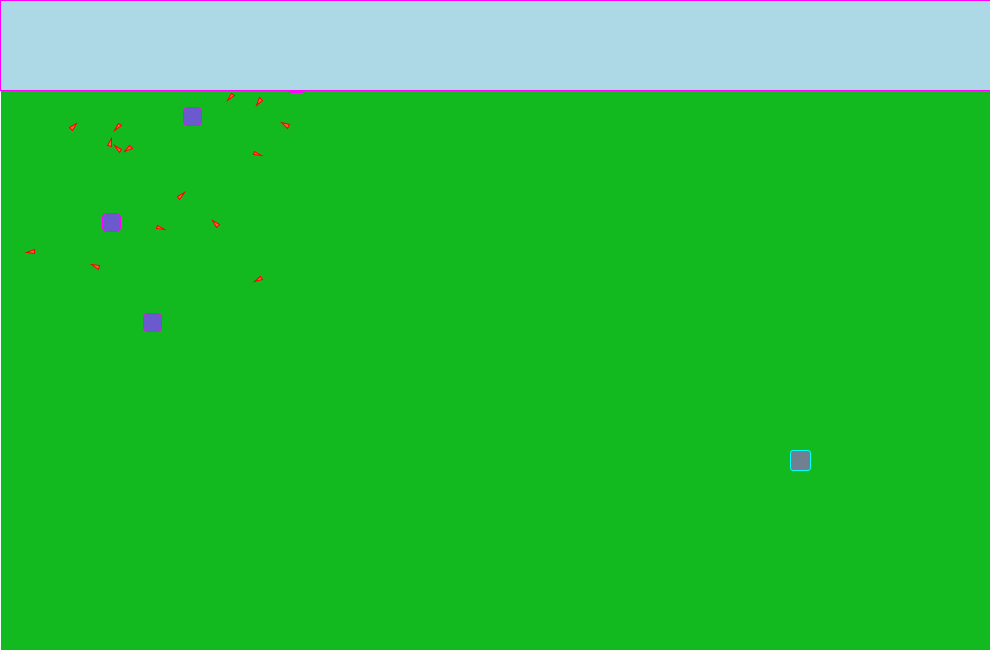
Frame 1 (no input)
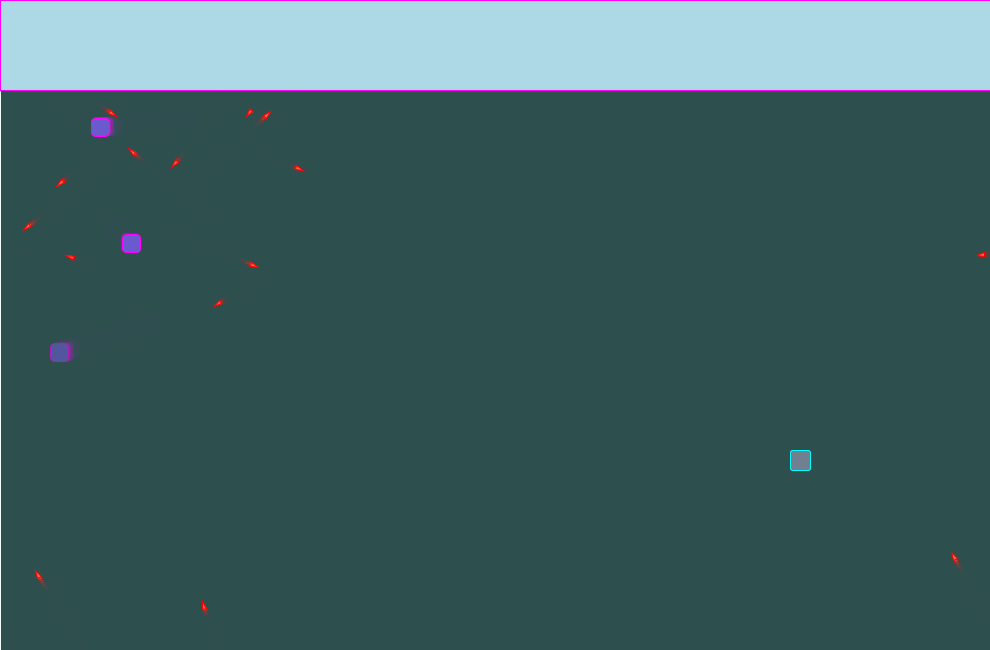
Frame 60 (the mouse pressed at the canvas centre just before this capture)
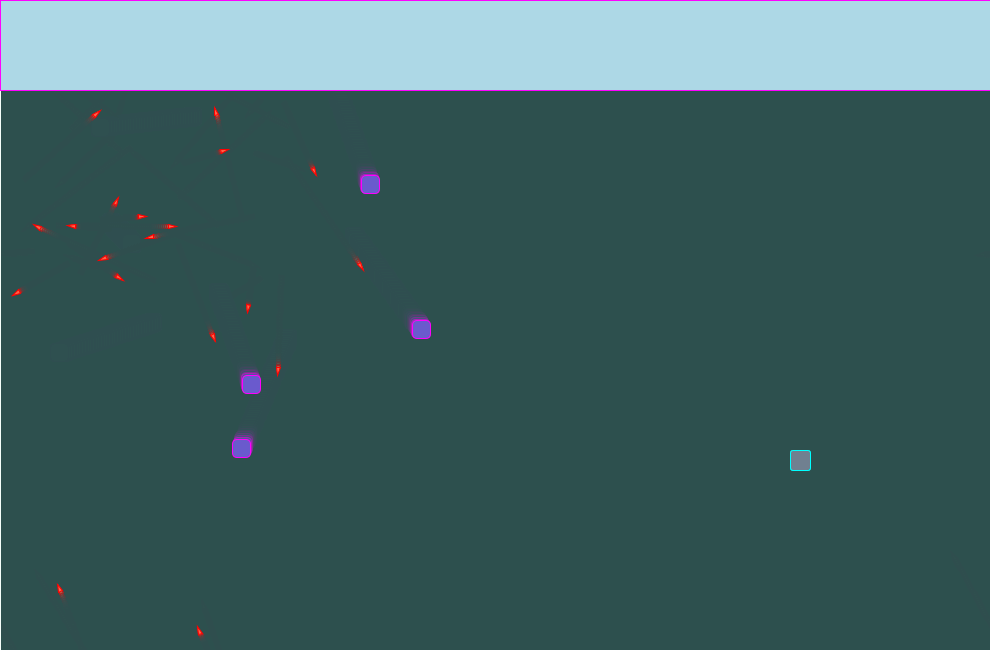
Frame 120 (the mouse held since frame 60 and released just before this capture)

The Processing sketch that drew these frames (run headless with seeded random() and noise(); from frame 60 on, the mouse is pressed at the canvas centre):

// Processing sketch: Tron_Game
// ── Tron_Game.pde
import java.util.*;
int timeLapse;
int wh = 20;
boolean playGame;
ArrayList<EnemyBoids> enemyGOs;
ArrayList<Trail> heroBoids;
InfoUI iui;
Hero h;
Button butt;

void setup()
{
  size(990, 650);
  background(#00FF00);
  loadInits();
}

void draw()
{
  fill(#2F4F4F, 100);
  stroke(#F5FFFA);
  rect(0, 0, 1200, 900);
  if (playGame)
  {
    for (int i = 0; i < enemyGOs.size(); i++)
    {
      enemyGOs.get(i).run();
    }
    h.run();
    for (int i = 0; i < heroBoids.size(); i++)
    {
      heroBoids.get(i).run();
    }
    iui.run();
  }
  else
  {
    butt.run();
  }

  //checkEBoids();
}

void loadInits()
{
  timeLapse = millis();
  playGame = true;
  enemyGOs = new ArrayList<EnemyBoids>();
  heroBoids = new ArrayList<Trail>(4);
  h = new Hero(new PVector(width-200, height-200), 
  new PVector(random(0, 0), random(0, 0)));
  iui = new InfoUI();
  createGOs("E1", 22);
  createGOs("E2", 4);
  //createGOs("HB", 4);
  butt = new Button(new PVector(width/5-20, height/5), 650, 200, "Play Again?");
}

void createGOs(String name, int n)
{
  if (name.equals("E1"))
  {
    for (int i = 0; i < n; i++)
    {
      enemyGOs.add(new EBoidOne(new PVector(random(10, 300), random(10, 300)), 
      new PVector(random(-2, 2), random(-2, 2))));
      println("E1 spawned");
    }
  }
  if (name.equals("E2"))
  {
    for (int i = 0; i < n; i++)
    {
      enemyGOs.add(new EBoidTwo(new PVector(random(10, 300), random(10, 300)), 
      new PVector(random(-2, 2), random(-2, 2))));
      println("E2 spawned");
    }
  }
  if (name.equals("HB"))
  {
    int boidW = 180;
    for (int i = 0; i < n; i++)
    {
      heroBoids.add(new Trail(new PVector(width-boidW, height-200), 
      new PVector(random(0, 0), random(0, 0))));
      boidW -= 20;
      println("HB spawned");
    }
  }
}

//void checkEBoids()
//{
//
//  if (enemyGOs.size() > 0) {
//    for (int i = enemyGOs.size()-1; i >= 0; i--) {
//      if (enemyGOs.get(i).isDead())  enemyGOs.remove(i);
//    }
//    println("enemyGOs size = " + enemyGOs.size());
//  }
//  // if(boids.size() <= 0) makeboids
//}

void keyPressed()
{
  if (keyCode == 'W')
  {
    h.setDirection(1);
    for (int i = 0; i < heroBoids.size(); i++)
    {
      heroBoids.get(i).setDirection(1);
    }
  } 
  else if (keyCode == 'S')
  {
    h.setDirection(2);
    for (int i = 0; i < heroBoids.size(); i++)
    {
      heroBoids.get(i).setDirection(2);
    }
  }
  else if (keyCode == 'A')
  {
    h.setDirection(3);
    for (int i = 0; i < heroBoids.size(); i++)
    {
      heroBoids.get(i).setDirection(3);
    }
  }
  else if (keyCode == 'D')
  {
    h.setDirection(4);
    for (int i = 0; i < heroBoids.size(); i++)
    {
      heroBoids.get(i).setDirection(4);
    }
  }
  else if (keyCode == ' ')
  {
    h.setDirection(5);
    for (int i = 0; i < heroBoids.size(); i++)
    {
      heroBoids.get(i).setDirection(5);
    }
  }
}

void mouseMoved()
{
  if (butt.buttonHitTest(new PVector(mouseX, mouseY)))
  {
    butt.setColor(color(#FFA500));
  } 
  else
    butt.setColor(color(#FF4500));
}

void mousePressed()
{
  if (butt.buttonHitTest(new PVector(mouseX, mouseY)))
  {
    gameReset();
  }
}

void gameReset()
{
  loadInits();
}

void spawnEBoids()
{
  
}

//void trailKillEBoids()
//{
//  // trail arraylist heroBoids
//  for()
//  {
//    // enemy arrayList enemyGOs
//      for()
//      {
//        
//      }
//  }
//}


// ── Button.pde
class Button {
  PVector loc;
  int w, h;
  String text;
  color c;

  Button(PVector location, int myWidth, int myHeight, String btnText)
  {
    loc = location;
    w = myWidth;
    h = myHeight;
    text = btnText;
    c = color(#00FF00);
  }

  void run()
  {
    display();
  }

  void display()
  {
    background(#008B8B);
    fill(c);
    rect(loc.x, loc.y, w, h, 10);
    fill(#7B68EE);
    text(text, loc.x + 25, loc.y + 90);
  }

  boolean buttonHitTest(PVector mouseLoc)
  {
    if (mouseLoc.x >= loc.x &&
        mouseLoc.x <= loc.x + w &&
        mouseLoc.y >= loc.y &&
        mouseLoc.y <= loc.x + h)
    {
      return true;
    } 
    else
      return false;
  }

  void setColor(color clr)
  {
    c = clr;
  }
  
  
}

// ── EBoidOne.pde
class EBoidOne extends EnemyBoids
{
  EBoidOne(PVector loc, PVector vel)
  {
    super(loc, vel);
  }

  void display()
  {
    float theta = vel.heading2D() + radians(90);

    shapeMode(CENTER);
    pushMatrix();
    translate(loc.x, loc.y);
    rotate(theta);
    fill(#FF6347);
    stroke(#FF0000);
    beginShape(TRIANGLES);
    vertex(0, -r*2);
    vertex(-r, r*2);
    vertex(r, r*2);
    endShape();
    popMatrix();
  }
}


// ── EBoidTwo.pde
class EBoidTwo extends EnemyBoids
{
  EBoidTwo(PVector loc, PVector vel)
  {
    super(loc, vel);
  }

  void display()
  {
    shapeMode(CENTER);
    pushMatrix();
    translate(loc.x + 50, loc.y + 50);
    fill(#6A5ACD);
    stroke(#FF00FF);
    rect(0, 0, 18, 18, 5);
    popMatrix();
  }
  
  //void spawnEOne()
  //{
  //  
  //}
}


// ── EnemyBoids.pde
class EnemyBoids
{
  PVector loc, vel;
  int r = 2;
  boolean dead = false;

  //Default constructor
  EnemyBoids()
  {
    this.loc = new PVector(width/2, height/2);
    this.vel = new PVector(random(-5, 5), random(-5, 5));
  } 

  EnemyBoids(PVector loc, PVector vel)
  {
    this.loc = loc;
    this.vel = vel;
  }

  void run()
  {
    display();
    update();
    checkEdges();
  } 

  void display()
  {
    imageMode(CENTER);
    pushMatrix();
    translate(loc.x + 25, loc.y + 25);
    fill(#FF00FF);
    stroke(150);
    ellipse(0, 0, 25, 25);
    popMatrix();
  }

  void update()
  {
    loc.add(vel);
  }

  void checkEdges()
  {
    if (loc.x > width) {
      loc.x = 0;
    }
    else if (loc.x < 0) {
      loc.x = width;
    }
    if (loc.y > height) {
      loc.y = 0;
    }
    else if (loc.y < 0) {
      loc.y = height;
    }
  }
  
//  boolean isDead()
//  {
//    //write here
//  }
}


// ── Hero.pde
class Hero
{
  PVector loc, vel;
  boolean up, down, left, right, stop;

  Hero(PVector loc, PVector vel)
  {
    this.loc = loc;
    this.vel = vel;
    up = false;
    down = false;
    left = false;
    right = false;
    stop = false;
  }

  void run()
  {
    display();
    update();
    checkEdges();
    heroHitTest(new PVector(mouseX, mouseY));
  } 

  void display()
  {
    shapeMode(CENTER);
    pushMatrix();
    translate(loc.x, loc.y);
    fill(#708090);
    stroke(#00FFFF);
    rect(0, 0, wh, wh, 3);
    popMatrix();
  }

  void update()
  {
    if (up == true)
    {
      vel.set(0, -3);
      loc.add(vel);
    }
    else if (down == true)
    {
      vel.set(0, 3);
      loc.add(vel);
    }
    else if (left == true)
    {
      vel.set(-3, 0);
      loc.add(vel);
    }
    else if (right == true)
    {
      vel.set(3, 0);
      loc.add(vel);
    }
    else if (stop == true)
    {
      vel.set(0, 0);
      loc.add(vel);
    }
  }

  void setDirection(int d)
  {
    up = false;
    down = false;
    left = false;
    right = false;
    stop = false;

    switch(d)
    {
    case 1:
      up = true;
      break;
    case 2: 
      down = true;
      break;
    case 3:
      left = true;
      break;
    case 4:
      right = true;
      break;
    case 5:
      stop = true;  
      break;
    }
  }

  //one check for death
  void checkEdges()
  {
    if (loc.x > width-1 || loc.x < 1) {
      println("Hero is dead X");
      playGame = false;
    }
    if (loc.y > height-1 || loc.y < 89) {
      println("Hero is dead Y");
      playGame = false;
    }
  }

  void heroHitTest(PVector mouseLoc)
  {
    if (mouseLoc.x >= loc.x &&
      mouseLoc.x <= loc.x + 23 &&
      mouseLoc.y >= loc.y &&
      mouseLoc.y <= loc.x + 23)
    {
      println("mouse hits hero!");
    }
  }
}


// ── InfoUI.pde
class InfoUI
{
  InfoUI()
  {
  }

  void run()
  {
    display();
    //update();
  }

  void display()
  {
    fill(#ADD8E6);
    stroke(#FF00FF);
    rect(0, 0, 1200, 90);
  }

  void update()
  {
  }
}


// ── Trail.pde
class Trail extends Hero
{
  Trail(PVector loc, PVector vel)
  {
    super(loc, vel);
  }
  
  void run()
  {
    display();
    update();
    checkEdges();
    heroHitTest(new PVector(mouseX, mouseY));
    //fadeLastBoid();
  } 

  void display()
  {
    shapeMode(CENTER);
    pushMatrix();
    translate(loc.x, loc.y);
    fill(#00008B);
    stroke(#00FF00);
    rect(0, 0, 23, 23, 3);
    popMatrix();
  }
  
  void fadeLastBoid()
  {
    
  }
}
